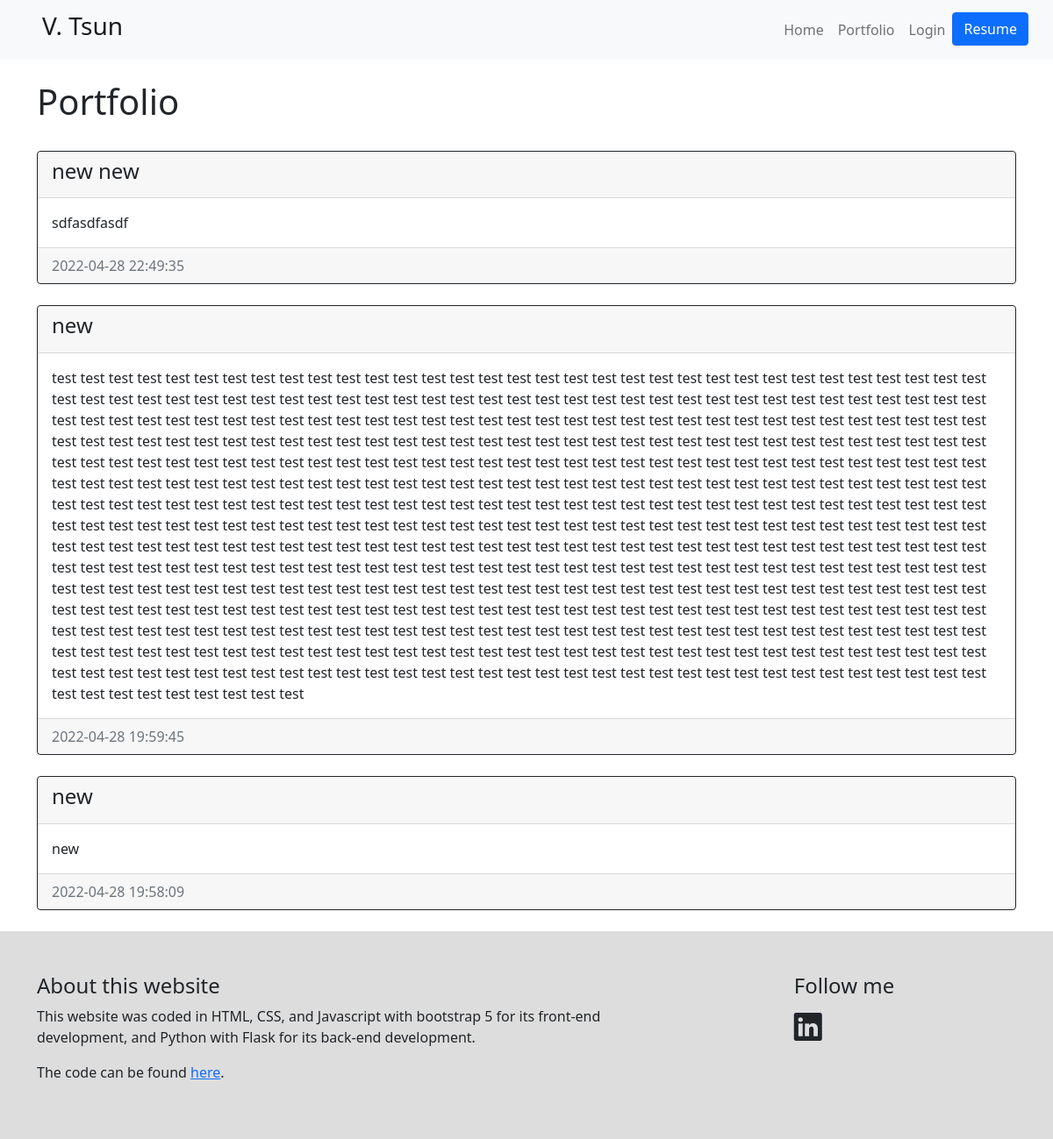
The app's page /portfolio with its own data.
### website/models.py (models this page shows)
class Post(db.Model):
    id = db.Column(db.Integer, primary_key=True)
    title = db.Column(db.Text, nullable=False)
    text = db.Column(db.Text, nullable=False)
    date_created = db.Column(db.DateTime(timezone=True), default=func.now())
    author_id = db.Column(db.Integer, db.ForeignKey('user.id', ondelete="CASCADE"),nullable=False)

### website/views.py (the view)
@views.route("/portfolio")
def portfolio():
    admin = User.query.filter_by(username='Vincent').first()
    posts = Post.query.filter_by(author_id=admin.id).order_by(Post.date_created.desc()).all()
    return render_template("portfolio.html", user=current_user, posts=posts)

### website/templates/portfolio.html (shortened to what this page needs)
{% extends "base.html" %}
{% block content %}
<br/>
<div class="container">
  <h1 align="left">Portfolio</h1>
  <div id="posts">
    <br/>
    {% for post in posts %}
    <div class="card border-dark">
      <div class="card-header d-flex justify-content-between align-items-center">
        <h4>{{post.title}}</h4>
      </div>
      <div class="card-body">
        <div class="card-text">{{post.text}}</div>
      </div>
      <div class="card-footer text-muted">{{post.date_created}}</div>
    </div>
    <br/> {% endfor %}
  </div>
</div>
{% endblock %}

### records on screen
Post: title "new new", text "sdfasdfasdf", date_created "2022-04-28 22:49:35"
Post: title "new", text "test test test test test test test test test test test test test test test test test test test test test test test test test test test test test test test test test test test test test test test test test test test test test test test test test test test test test test test test test test test test test test test test test test test test test test test test test test test test test test test test test test test test test test test test test test test test test test test test test test test test test test test test test test test test test test test test test test test test test test test test test test test test test test test test test test test test test test test test test test test test…", date_created "2022-04-28 19:59:45"
Post: title "new", text "new", date_created "2022-04-28 19:58:09"
